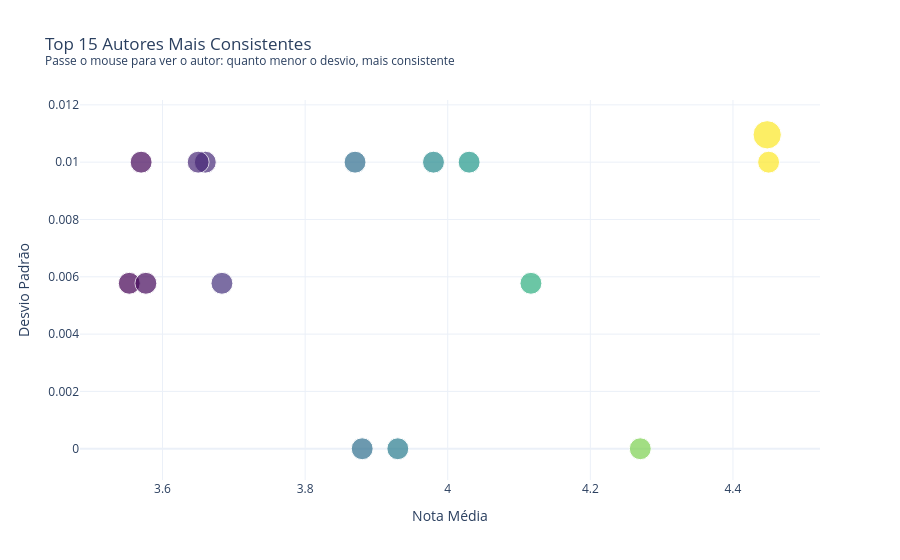

Notebook cell for this chart:
### Markdown cell above
## 2. Os Autores Mais Consistentes do Catálogo

Identificamos os 15 autores com menor variação de qualidade entre suas obras. A cor de cada barra representa a nota média do autor, permitindo distinguir autores que são consistentemente bons daqueles que são consistentemente mediocres.

### Code cell
mais_consistentes = stats[stats['media_nota'] > 0].nsmallest(15, 'desvio_nota')

fig = px.scatter(
    mais_consistentes,
    x='media_nota',
    y='desvio_nota',
    color='media_nota',
    color_continuous_scale='Viridis',
    hover_name='author',
    hover_data={'qtd_livros': True, 'media_nota': ':.2f', 'desvio_nota': ':.4f'},
    size='qtd_livros',
    title='Top 15 Autores Mais Consistentes<br><sup>Passe o mouse para ver o autor: quanto menor o desvio, mais consistente</sup>',
    labels={'desvio_nota': 'Desvio Padrão', 'media_nota': 'Nota Média'},
    template='plotly_white'
)

fig.update_layout(showlegend=False, coloraxis_showscale=False)
fig.show()

### Figure 1 — Plotly figure (JSON) as saved in the notebook; plotly's stock layout.template omitted (floating-point values rounded to 4 significant figures)
{"data": [{"customdata": [[3], [3], [3], [3], [3], [3], [3], [3], [3], [3], [3], [3], [3], [3], [5]], "hovertemplate": "<b>%{hovertext}</b><br><br>Nota Média=%{marker.color:.2f}<br>Desvio Padrão=%{y:.4f}<br>qtd_livros=%{customdata[0]}<extra></extra>", "hovertext": ["Jinsei Kataoka,ç‰‡å²¡ äººç”Ÿ,è¿‘è—¤ ä¸€é¦¬", "Neal Bascomb", "Ronica Black", "CLAMP,Shirley Kubo", "Connie Mason,Mia Marlowe", "Dev Bentham", "KaSonndra Leigh", "Tsugumi Ohba,Takeshi Obata,Pookie Rolf", "Kaki Warner", "Susan Spencer Paul", "Gayle Callen", "Charlotte Louise Dolan", "Linda Chapman,Biz Hull", "Donald J. Sobol,Leonard W. Shortall", "Chie Shinohara"], "legendgroup": "", "marker": {"color": [4.27, 3.93, 3.88, 4.117, 3.683, 3.553, 3.577, 4.45, 3.87, 3.66, 3.57, 3.65, 3.98, 4.03, 4.448], "coloraxis": "coloraxis", "size": [3, 3, 3, 3, 3, 3, 3, 3, 3, 3, 3, 3, 3, 3, 5], "sizemode": "area", "sizeref": 0.0125, "symbol": "circle"}, "mode": "markers", "name": "", "orientation": "v", "showlegend": false, "type": "scatter", "x": [4.27, 3.93, 3.88, 4.117, 3.683, 3.553, 3.577, 4.45, 3.87, 3.66, 3.57, 3.65, 3.98, 4.03, 4.448], "xaxis": "x", "y": [0.0, 0.0, 0.0, 0.005774, 0.005774, 0.005774, 0.005774, 0.01, 0.01, 0.01, 0.01, 0.01, 0.01, 0.01, 0.01095], "yaxis": "y"}], "layout": {"coloraxis": {"colorbar": {"title": {"text": "Nota Média"}}, "colorscale": [[0, "#440154"], [0.1111, "#482878"], [0.2222, "#3e4989"], [0.3333, "#31688e"], [0.4444, "#26828e"], [0.5556, "#1f9e89"], [0.6667, "#35b779"], [0.7778, "#6ece58"], [0.8889, "#b5de2b"], [1, "#fde725"]], "showscale": false}, "legend": {"itemsizing": "constant", "tracegroupgap": 0}, "showlegend": false, "title": {"text": "Top 15 Autores Mais Consistentes<br><sup>Passe o mouse para ver o autor: quanto menor o desvio, mais consistente</sup>"}, "xaxis": {"anchor": "y", "domain": [0, 1], "title": {"text": "Nota Média"}}, "yaxis": {"anchor": "x", "domain": [0, 1], "title": {"text": "Desvio Padrão"}}}}
